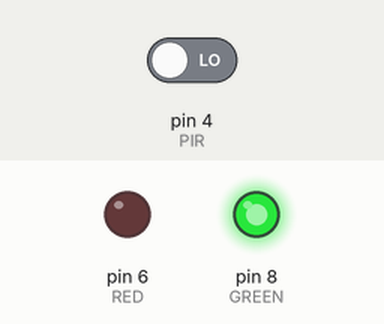
Recording of a sketch running on a simulated Arduino Uno, built with avr-gcc and run on an emulated ATmega328P. Shown: output pins drawn as LEDs (lit = HIGH). The test bench sets the inputs (shaded band); at power-on: pin 4 (PIR) LOW.

Above: at 1.2 s.
1.3 s: pin 4 (PIR) driven HIGH
At 2.0 s:
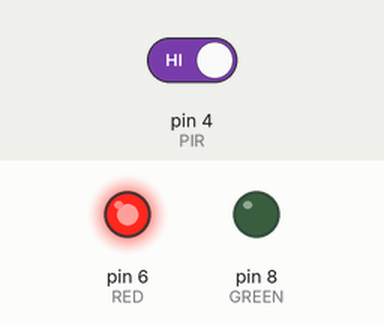
2.8 s: pin 4 (PIR) driven LOW
At 3.1 s:
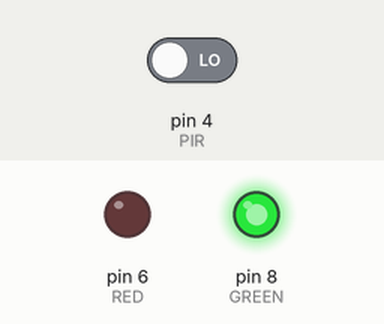
Timing chart, 0 to 5.8 s (numbered marks = the images above; inputs shaded):
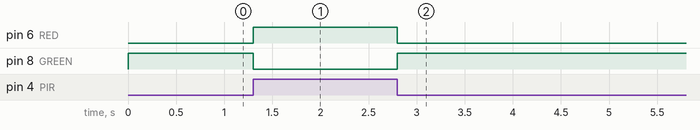

Measured:
- after the input at 1.3 s, pin 6 (RED): LOW → HIGH at once; pin 8 (GREEN): HIGH → LOW at once
- after the input at 2.8 s, pin 6 (RED): HIGH → LOW at once; pin 8 (GREEN): LOW → HIGH at once

The sketch:

PIR_sensor_test_pro_mini_headless_with_leds.ino
```cpp
const unsigned int GREEN = 8;
const unsigned int RED = 6;
const unsigned int PIR = 4;

int pirState = LOW;
int val = 0;

void setup(void)
{
  pinMode(GREEN, OUTPUT);
  pinMode(RED, OUTPUT);
  pinMode(PIR, INPUT);
}

void loop(void)
{
  val = digitalRead(PIR);
  if (val == HIGH)
  {
    //Motion has been detected! Intruder alert!

    digitalWrite(RED, HIGH);
    digitalWrite(GREEN, LOW);

    if (pirState == LOW)
    {
      //We have just now noticed the intruder
      pirState = HIGH;
    }
  }
  else
  {
    //Motion not detected. All clear.

    digitalWrite(RED, LOW);
    digitalWrite(GREEN, HIGH);

    if (pirState == HIGH)
    {
      //We have just now stopped detected motion.
      pirState = LOW;
    }
  }
}
```
